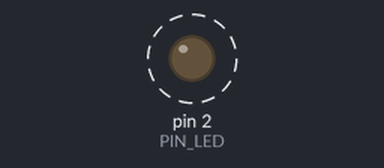
Recording of a sketch running on a simulated Arduino Uno, built with avr-gcc and run on an emulated ATmega328P. Shown: output pins drawn as LEDs (lit = HIGH). Dashed ring = blinking.

Above: at 0.2 s.
Timing chart, 0 to 3.0 s (numbered marks = the images above):
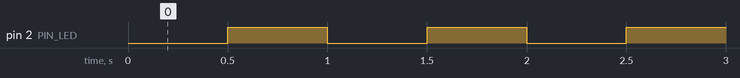

The sketch:

ClignoterLED.ino
```cpp
//numéro de pin de la led
#define PIN_LED 2
void setup() {
  // put your setup code here, to run once:
  pinMode(PIN_LED, OUTPUT);
}

void loop() {
  //allumer la led
  digitalWrite(PIN_LED, LOW);
  delay(500);//attendre 500ms

  //éteindre la led
  digitalWrite(PIN_LED, HIGH);
  delay(500);
}
```

Measured:
- by itself, pin 2 (PIN_LED): alternates HIGH for 0.50 s and LOW for 0.50 s
